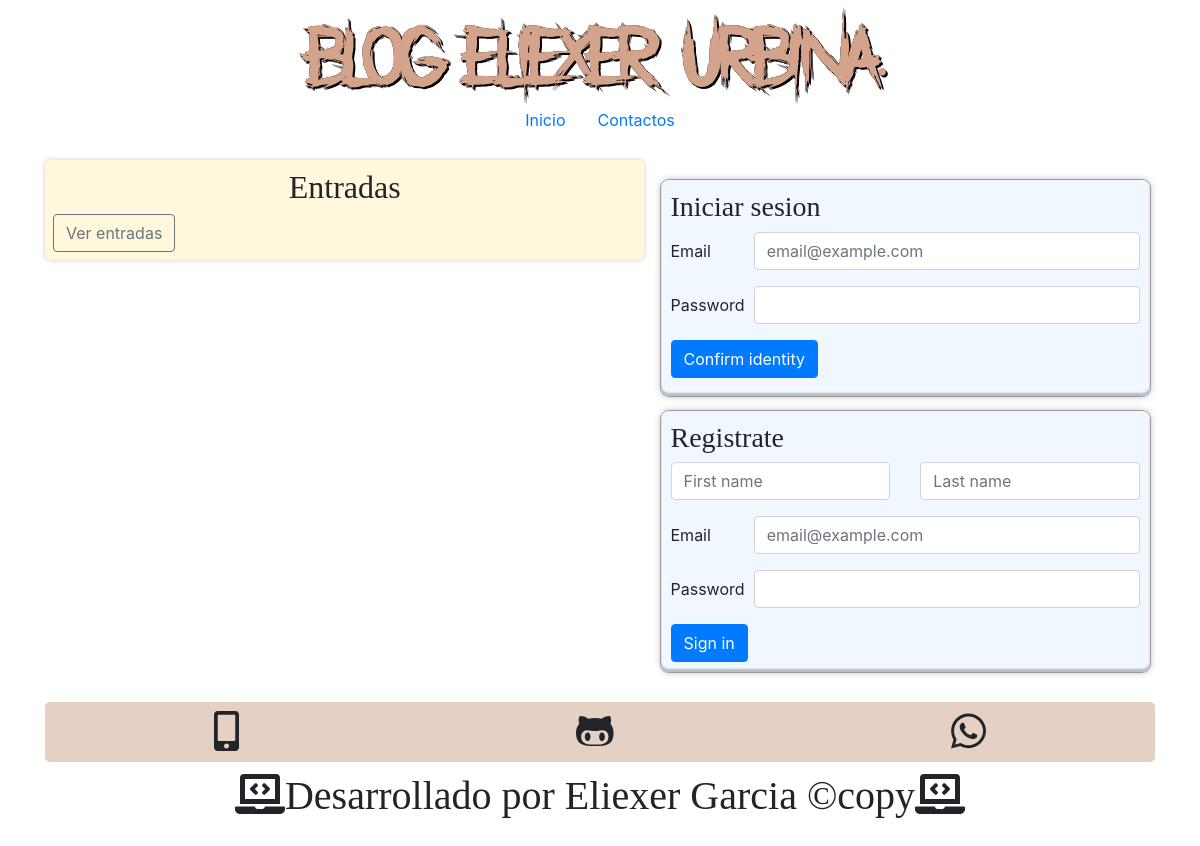
Before: / with the older database file.
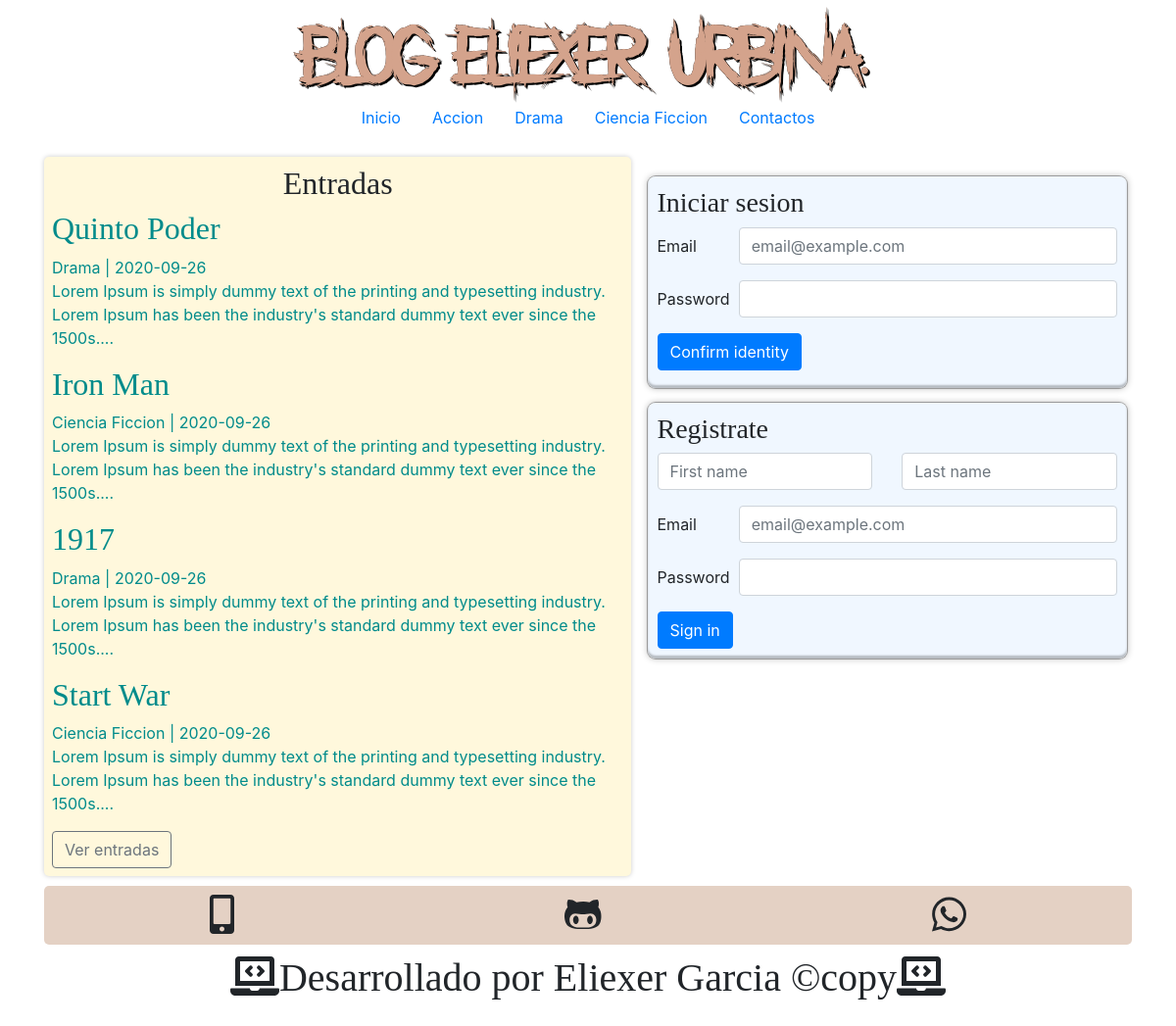
After: the same page with the newer database file.
### tables this page shows
CREATE TABLE categorias (
   id          int(255) auto_increment not null,
   nombre      varchar(100) not null,
   CONSTRAINT pk_categorias PRIMARY KEY (id)
   );

CREATE TABLE entradas(
id int(255) auto_increment not null,
usuarioid int(255) not null,
categoriaid int(255) not null,
titulo varchar(255) not null,
descripcion varchar(255) null,
fecha date not null,
CONSTRAINT pk_entradas PRIMARY KEY (id),
constraint FK_usuario FOREIGN KEY (usuarioid) REFERENCES usuarios(id),
constraint FK_categoria FOREIGN KEY (categoriaid) REFERENCES categorias(id)
);

### include/helper.php (called while the page is built, shortened)
<?php
function conseguirCategorias($conectar){
	$sql = "SELECT * FROM categorias ORDER BY id ASC;";
	$categorias = mysqli_query($conectar, $sql);
	$resultado = array();
	if($categorias && mysqli_num_rows($categorias) >= 1){
		$resultado = $categorias;
	}
	return $resultado;
}
function conseguirentradas($conectar, $limit = null, $category = null, $busqueda = null){
	$sql = "SELECT e.*, c.nombre AS 'Categoria' FROM entradas e
	 INNER JOIN categorias c ON e.categoriaid = c.id
	 ORDER BY e.id DESC";
	if($limit){
		$sql = "SELECT e.*, c.nombre AS 'Categoria' FROM entradas e
	 INNER JOIN categorias c ON e.categoriaid = c.id
	 ORDER BY e.id DESC LIMIT 4";
	}
	$entradas = mysqli_query($conectar, $sql);
	$result = array();
	if($entradas && mysqli_num_rows($entradas) >= 1){
		$result = $entradas;
	}
	return $result;
};
?>

### index.php (the view)
<?php require_once 'include/encabezado.php'; ?>
<?php require_once 'include/formul.php'; ?>
<div class="principal">
   <h2 class="text-center">Entradas</h2>
   <?php
      $entradas = conseguirentradas($con, true);
      if(!empty($entradas)):
      while($entrada = mysqli_fetch_assoc($entradas)):
   ?>
      <article>
         <a class ="link" href="entrada.php?id=<?=$entrada['id']?>">
            <h2><?=$entrada['titulo']?></h2>
            <span class=""><?=$entrada['Categoria'].' | '.$entrada['fecha']?></span>
            <p><?=substr($entrada['descripcion'], 0, 180)."..."?></p>
         </a>
      </article>
 <?php
endwhile;
  endif;
 ?>
      <div class="verentradas">
         <a href="entradas.php">
            <button type="button" class="btn btn-outline-secondary">Ver entradas</button>
         </a>
      </div>
</div>
<?php require_once 'include/pie.php'; ?>

### include/encabezado.php (shortened to what this page needs)
<?php require_once 'conexion.php'; ?>
<?php  require_once 'helper.php'; ?>
<!DOCTYPE html>
<html lang="en">
<head>
   <link rel="stylesheet" href="inicio.css">
   <link rel="stylesheet" href="https://stackpath.bootstrapcdn.com/bootstrap/4.4.1/css/bootstrap.min.css"
>
</head>
<body>
   <div class="container contenedor">
   <header id="cabecera" class="text-center">
      <h1 class = "logo">
         BLog Eliexer Urbina.
      </h1>
   </header>
   <nav id="menu">
      <ul class="nav justify-content-center">
         <li class="nav-item">
            <a class="nav-link active" href="index.php">Inicio</a>
         </li>
            <?php
					$categorias = conseguirCategorias($con);
					if(!empty($categorias)):
					while($category = mysqli_fetch_assoc($categorias)):
				?>
                  <li class="nav-item">
                     <a class="nav-link" href="categoria.php?id=<?=$category['id']?>">
                     <?=$category['nombre']?>
                     </a>
                  </li>
            <?php
               endwhile;
               endif;
				?>
         <li class="nav-item">
            <a class="nav-link" href="#">Contactos</a>
         </li>
      </ul>
   </nav>
   <div class="contenedor">

### include/formul.php (shortened to what this page needs)
<aside class="sidebar">
   <?php if(!isset($_SESSION['usuario'])): ?>
         <div id="login" class="bloque">
            <h3>Iniciar sesion</h3>
            <form action="codigo/login.php" method="POST">
               <div class="form-group row">
                  <label for="email" class="col-sm-2 col-form-label">Email</label>
                  <div class="col-sm-10">
                     <input type="text" class="form-control" id="Email" name="email" placeholder="email@example.com">
                  </div>
               </div>
               <div class="form-group row">
                  <label for="Password" class="col-sm-2 col-form-label">Password</label>
                  <div class="col-sm-10">
                     <input type="password" name="pass" class="form-control" id="Password">
                  </div>
               </div>
               <button type="submit" value="enter" class="btn btn-primary mb-2">Confirm identity</button>
            </form>
         </div>
         <div id="registro" class="bloque">
            <h3>Registrate</h3>
            <form action="codigo/registro.php" method="POST">
               <div class="form-group row">
                  <div class="col">
                     <input type="text" name="fname" class="form-control" placeholder="First name">
                  </div>
                  <div class="col">
                     <input type="text" name="lname" class="form-control" placeholder="Last name">
                  </div>
               </div>
               <div class="form-group row">
                  <label for="staticEmail" class="col-sm-2 col-form-label">Email</label>
                  <div class="col-sm-10">
                     <input type="text" name="email" class="form-control" id="staticEmail"
                        placeholder="email@example.com">
                  </div>
               </div>
               <div class="form-group row">
                  <label for="inputPassword" class="col-sm-2 col-form-label">Password</label>
                  <div class="col-sm-10">
                     <input type="password" name="pass" class="form-control" id="inputPassword">
                  </div>
               </div>
               <button type="submit" value="" class="btn btn-primary">Sign in</button>
            </form>
         </div>
   <?php endif; ?>
</aside>

### include/pie.php (shortened to what this page needs)
</div>
<footer class="pie">
   <div class="row">
      <div class="col-lg-12">
         <div class="iconos d-flex flex-wrap justify-content-around">
            <div><i class="fas fa-mobile-alt"></i></div>
            <div><i class="fab fa-github-alt"></i></div>
            <div><i class="fab fa-whatsapp"></i></div>
         </div>
         <div class="texto">
            <h5><i class="fas fa-laptop-code"></i><span>Desarrollado por Eliexer Garcia &copycopy</span><i class="fas fa-laptop-code"></i></h5>
         </div>
      </div>
   </div>
</footer>
</div>
</body>
</html>

### inicio.css (style rules this page uses)
* { padding: 0px; margin: 0px; }
.logo { font-family: "eli"; color: #d4a38c; text-shadow: 0px 0px 0px black, 1px 1px 0px black, 2px 2px 0px black; font-size: 60px; text-decoration: none; }
.contenedor { min-height: auto; margin: 5px auto; margin-top: 20px; margin-bottom: 10px; }
.sidebar { width: 45%; float: right; min-height: auto; padding: 5px; }
.bloque { display: block; border-radius: 8px; margin: 15px auto; padding: 10px; box-shadow: 0px 0px 0px 1px rgba(0, 0, 0, 0.3), 0px 0px 7px rgba(0, 0, 0, 0.3), 0px 0px 1px #ffffff inset, 0px -3px 2px rgba(0, 0, 0, 0.25) inset; background-color: hsl(210, 100%, 97%); }
.bloque h3 { font-family: "elie3"; }
.principal { width: 54%; float: left; min-height: auto; background-color: cornsilk; border-radius: 5px; box-shadow: 0px 0px 5px #ccc; padding: 8px; }
.principal h2 { font-family: "eli2"; }
article a:link, a:visited { color: darkcyan; text-decoration: none; }
.iconos { background-color: #e4d1c4; border-radius: 5px; }
.iconos div { font-size: 40px; }
.texto { margin: 5px; padding: 5px; font-family: "eli4"; text-align: center; }
.texto h5 { font-size: 40px; }

Changed rows visible on the page:
added categorias: nombre "Accion"
added categorias: nombre "Drama"
added categorias: nombre "Ciencia Ficcion"
added entradas: titulo "Quinto Poder", categoriaid.nombre "Drama", fecha "2020-09-26", descripcion "Lorem Ipsum is simply dummy text of the printing and typesetting industry. Lorem Ipsum has been the industry's standard dummy text ever since the 1500s."
added entradas: titulo "Iron Man", categoriaid.nombre "Ciencia Ficcion", fecha "2020-09-26", descripcion "Lorem Ipsum is simply dummy text of the printing and typesetting industry. Lorem Ipsum has been the industry's standard dummy text ever since the 1500s."
added entradas: titulo "1917", categoriaid.nombre "Drama", fecha "2020-09-26", descripcion "Lorem Ipsum is simply dummy text of the printing and typesetting industry. Lorem Ipsum has been the industry's standard dummy text ever since the 1500s."
added entradas: titulo "Start War", categoriaid.nombre "Ciencia Ficcion", fecha "2020-09-26", descripcion "Lorem Ipsum is simply dummy text of the printing and typesetting industry. Lorem Ipsum has been the industry's standard dummy text ever since the 1500s."
